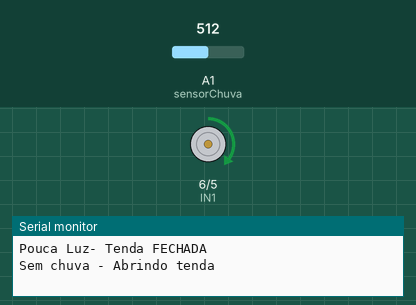
Recording of a sketch running on a simulated Arduino Uno, built with avr-gcc and run on an emulated ATmega328P. Shown: motor-driver pin pairs drawn as motors (green arrow = first pin HIGH = forward, orange = second pin HIGH = backward, longer = more drive), the last lines printed to the serial monitor. The inputs (shaded band) are chosen by the test bench; at power-on: A1 (sensorChuva) = 512.

Above: at 0.1 s.
At 4.2 s:
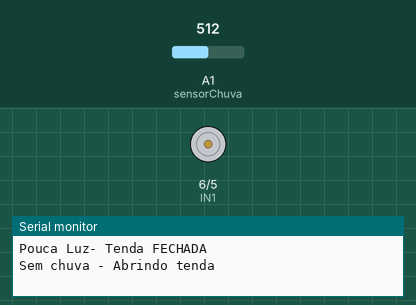
4.3 s: A1 (sensorChuva) set to 493
At 8.1 s:
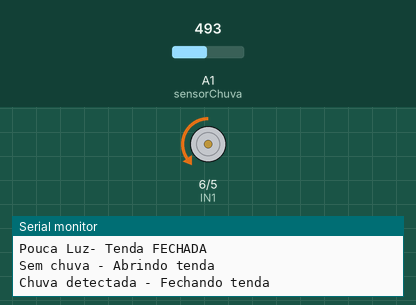
Timing chart, 0 to 11.1 s (numbered marks = the images above; inputs shaded):
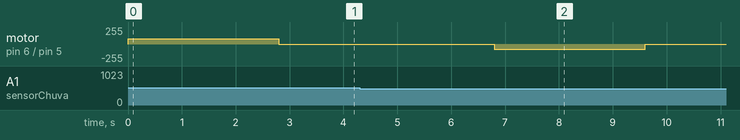

Measured:
- the behaviour switches between 512 and 511 on A1 (sensorChuva) (found by bisection; images 1 and 2)
- after the input at 4.3 s, motor on pin 6 (IN1) / pin 5 (IN2): stopped → backward 80/255 after 2.5 s, → stopped 2.8 s later

The sketch:

sensorDeChuvaRestaurante.ino
```cpp
/**************Restaurante Sutaki - Controle de Tenda Automatizado*******************/

// Pinos de controle do motor
 int IN1 = 6;
 int IN2 = 5;

// Sensor de chuva analógico
 int sensorChuva = A1;

// Sensor de luminosidade - LDR
 int sensorLuz = A3;

//Limite para luz (valores abaixo de 400 indicam luz)
 int valorLuz = 400;

// Limite para detectar chuva (valores abaixo de 512 indicam presença de chuva)
 int valorChuva = 512;

// Estado atual da tenda: true = fechada, false = aberta
bool tendaFechada = false;

// Armazena os valores lidos de Chuva e Luz
int leituraChuva = 0;
int leituraLuz = 0;

void setup() {

  // Configura os pinos do motor como saída
  pinMode(IN1, OUTPUT);
  pinMode(IN2, OUTPUT);

  // Inicializa a comunicação serial
  Serial.begin(9600);

  // Motor parado no início
  pararMotor();

  //
  leituraLuz = analogRead(sensorLuz);
  leituraChuva = analogRead(sensorChuva);

  // Verifica o estado inicial da tenda com base na iluminação
  if (leituraLuz < valorLuz) {
    tendaFechada = false;
    Serial.println("Muita luz - Tenda ABERTA");
  } else {
    tendaFechada = true;
    Serial.println("Pouca Luz- Tenda FECHADA");
  }


}

void loop() {
  //verificação se está chovendo
  leituraChuva = analogRead(sensorChuva);

  // Detecta chuva: fecha a tenda se estiver aberta
  if (leituraChuva < valorChuva && !tendaFechada) {
    Serial.println("Chuva detectada - Fechando tenda");
    fecharTenda();
    tendaFechada = true;
  }

  // Sem chuva: abre a tenda se estiver fechada
  if (leituraChuva >= valorChuva && tendaFechada) {
    Serial.println("Sem chuva - Abrindo tenda");
    abrirTenda();
    tendaFechada = false;
  }

  delay(1000); // Aguarda 1 segundo antes da próxima leitura
}

// Abre a tenda (motor gira no sentido anti-horário)
void abrirTenda() {
  analogWrite(IN1, 80);
  analogWrite(IN2, 0);
  delay(2800);
  pararMotor();
  delay(3000);
}

// Fecha a tenda (motor gira no sentido horário)
void fecharTenda() {
  analogWrite(IN1, 0);
  analogWrite(IN2, 80);
  delay(2800);
  pararMotor();
  delay(3000);
}

// Para o motor
void pararMotor() {
  analogWrite(IN1, 0);
  analogWrite(IN2, 0);
}
```
